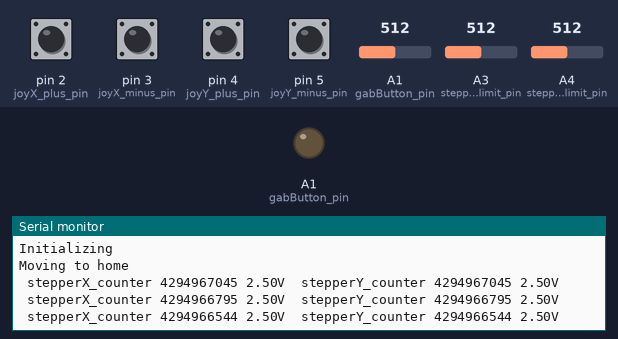
Recording of a program running on a simulated Arduino Nano, built with avr-gcc and run on an emulated ATmega328P. On the bench: output pins drawn as LEDs (lit = HIGH), the last lines printed to the serial monitor. The test bench sets the inputs (shaded band); at power-on: pin 2 (joyX_plus_pin), pin 3 (joyX_minus_pin), pin 4 (joyY_plus_pin), pin 5 (joyY_minus_pin) HIGH, A4 (stepperY_limit_pin) = 512, A3 (stepperX_limit_pin) = 512, A1 (gabButton_pin) = 512. Pins used as bus, display or sensor lines are not drawn.

Above: at 5.9 s.
6.0 s: A4 (stepperY_limit_pin) set to 907
At 6.1 s:
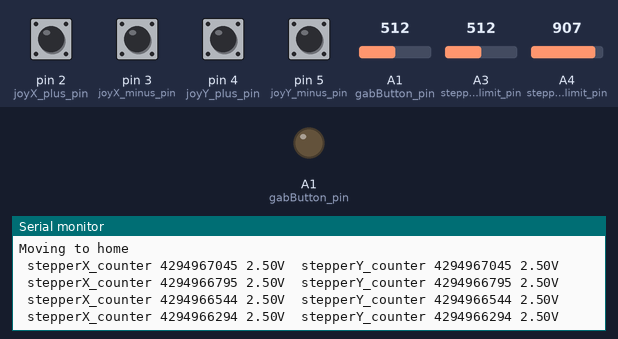
7.5 s: A4 (stepperY_limit_pin) set to 930
At 7.6 s:
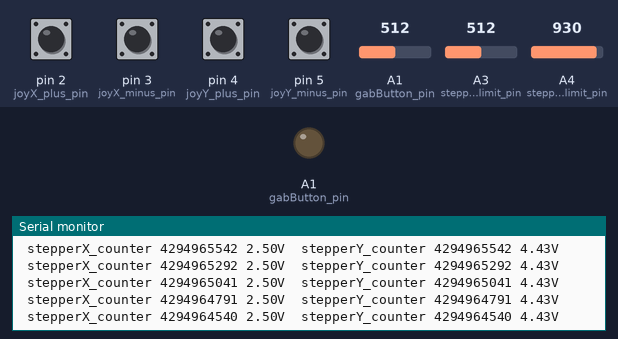
9.0 s: A3 (stepperX_limit_pin) set to 911
At 9.0 s:
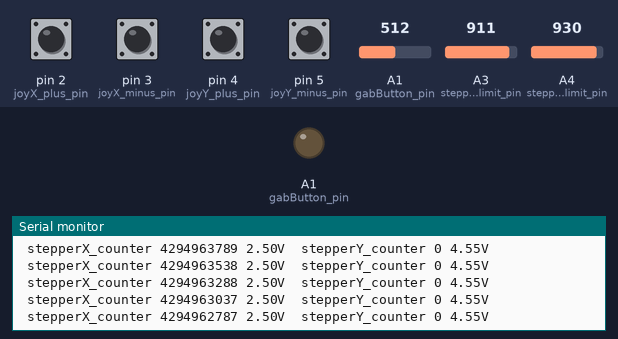
10.5 s: A3 (stepperX_limit_pin) set to 932
At 11.9 s:
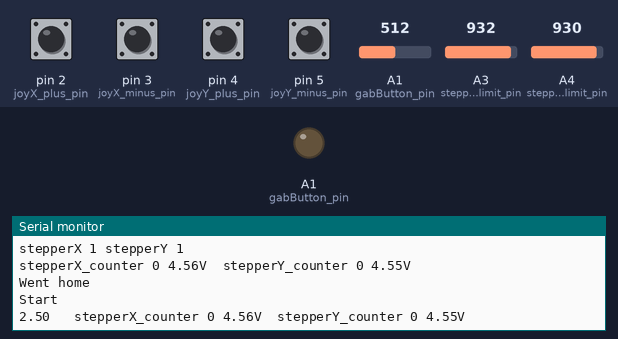
Timing chart, 0 to 13.0 s (numbered marks = the images above; inputs shaded):
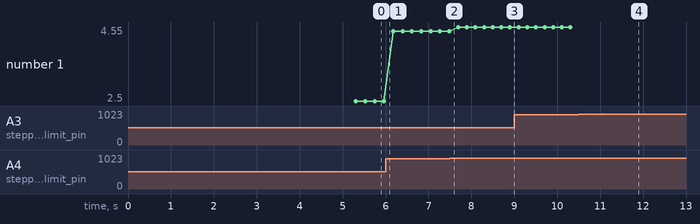

The program:

main.cpp
```cpp
#include <Arduino.h>
#include <axisstepper.h>
#include <grippermachine.h>

const bool print_output = true;
int output_counter = 0;

const int joyX_minus_pin = 3;
const int joyX_plus_pin = 2;
const int joyY_minus_pin = 5;
const int joyY_plus_pin = 4;

const int stepperX_limit_pin = A3;
const long stepperX_counter_max = 2300;
const int stepperX_pulse_pin = 9; //8;
const int stepperX_dir_pin = 10; //7;
const unsigned long stepperX_speed = 200;

const int stepperY_limit_pin = A4;
const long stepperY_counter_max = 4200;
const int stepperY_pulse_pin = 8;
const int stepperY_dir_pin = 7;
const unsigned long stepperY_speed = 200;

const int gabButton_pin = A1;
const int stepperGripper_pulse_pin = 12;
const int stepperGripper_dir_pin = 11;
const unsigned long stepperGripper_speed = 50;
const int gripperClose_pin = A2;


axisStepper stepperX;
axisStepper stepperY;
gripperMachine grippermachine(stepperX, stepperY);

void setup()
{
  Serial.begin(9600);
  Serial.println("Initializing");

  // Joystick
  pinMode(joyX_minus_pin, INPUT_PULLUP);
  pinMode(joyX_plus_pin, INPUT_PULLUP);
  pinMode(joyY_minus_pin, INPUT_PULLUP);
  pinMode(joyY_plus_pin, INPUT_PULLUP);

  pinMode(gabButton_pin, OUTPUT);

  // Steppers
  stepperX.init("stepperX", stepperX_pulse_pin, stepperX_dir_pin, stepperX_limit_pin, stepperX_counter_max, stepperX_speed, LOW);
  stepperY.init("stepperY", stepperY_pulse_pin, stepperY_dir_pin, stepperY_limit_pin, stepperY_counter_max, stepperY_speed, LOW);

  // Go Home
  grippermachine.init(stepperGripper_pulse_pin, stepperGripper_dir_pin, stepperGripper_speed, gripperClose_pin);
  grippermachine.liftGrabber();
  grippermachine.goHome();

  stepperX.resetSteps();
  stepperY.resetSteps();

  Serial.println("Start");
}

void loop()
{
  if (digitalRead(joyX_plus_pin) == LOW)
  {
    stepperX.move(1);
  }
  if (digitalRead(joyX_minus_pin) == LOW)
  {
    stepperX.move(-1);
  }
  if (digitalRead(joyY_plus_pin) == LOW)
  {
    stepperY.move(1);
  }
  if (digitalRead(joyY_minus_pin) == LOW)
  {
    stepperY.move(-1);
  }

  int sensorValue = analogRead(gabButton_pin);
  float voltage = sensorValue * (5.0 / 1023.0);
  if (voltage > 4) {
    grippermachine.grabItem();
  }

  if (print_output && output_counter > 5000)
  {
    Serial.print(String(voltage) + "  ");
    Serial.print(" stepperX_counter " + String(stepperX.steps()) + " " + String(stepperX.get_voltage()) + "V  ");
    Serial.print("stepperY_counter " + String(stepperY.steps()) + " " + String(stepperY.get_voltage()) + "V  ");
    Serial.println("");
    output_counter = 0;
  }
  output_counter ++;
}
```

axisstepper.h
```cpp
#include <Arduino.h>

#ifndef AXISSTEPPER_H // include guard
#define AXISSTEPPER_H

#include <steppermotor.h>

class axisStepper{
  stepperMotor stepper;

  String name;
  int limit_pin;
  unsigned long maximum;

  bool checkForAtHome(void) {
    if (get_voltage() > 4.5) {
      stepper.resetSteps();
      return true;
    }
    else {
      return false;
    }
  }

public:
  void init(String _name, int _pulsePin, int _dirPin, int _limitPin, unsigned long _maximum, unsigned long _delayTime, bool _direction){
    name = _name;
    limit_pin = _limitPin;
    maximum = _maximum;
    pinMode(_limitPin, INPUT);
    stepper.init(_pulsePin, _dirPin, _delayTime, _direction);
    stepper.start();
    stepper.resetSteps();
  }

  int get_limit_pin(void){
    return limit_pin;
  }

  unsigned long steps(void){
    return stepper.steps();
  }

  float get_voltage(void){
    int sensorValue = analogRead(limit_pin);
    return sensorValue * (5.0 / 1023.0);
  }

  void resetSteps(void) {
    stepper.resetSteps();
  }

  void goHome(void) {
    bool at_home = checkForAtHome();
    if (!at_home) {
      stepper.changeDirection(LOW);
      stepper.control();
    }
  }

  bool atHome(void) {
    return checkForAtHome();
  }

  void move(int _direction){
    bool at_home = checkForAtHome();
    int action = 0;
    if (_direction == 1 && stepper.steps() < maximum)
    {
      action = 1;
    }
    if (_direction == -1 && !at_home)
    {
      action = -1;
    }

    if (action == -1)
    {
      stepper.changeDirection(LOW);
      stepper.control();
    }
    else if (action == 1)
    {
      stepper.changeDirection(HIGH);
      stepper.control();
    }
  }
};

#endif // AXISSTEPPER_H
```

grippermachine.h
```cpp
#include <Arduino.h>

#ifndef GRIPPERMACHINE_H // include guard
#define GRIPPERMACHINE_H

#include <axisstepper.h>
#include <steppermotor.h>

class gripperMachine {
  axisStepper& stepperX;
  axisStepper& stepperY;
  stepperMotor stepperGripper;
  int gripperClose_pin;
  bool grab_item_running;
  const bool print_output = true;
  const long lift_distance = 44000;

public:
  // Constructor with member initialization list

  gripperMachine(axisStepper& _stepperX, axisStepper& _stepperY) : stepperX(_stepperX), stepperY(_stepperY) {}

  void init(int _stepperGripper_pulse_pin, int _stepperGripper_dir_pin, unsigned long  _stepperGripper_speed, int _gripperClose_pin) {
    stepperGripper.init(_stepperGripper_pulse_pin, _stepperGripper_dir_pin, _stepperGripper_speed, LOW);
    stepperGripper.start();
    stepperGripper.resetSteps();
    gripperClose_pin = _gripperClose_pin;
    pinMode(gripperClose_pin, INPUT);
    do {
        stepperGripper.changeDirection(LOW);
        stepperGripper.control();
    } while (stepperGripper.steps() < lift_distance);
    stepperGripper.resetSteps();
  }

  void grabAndHold() {
    // lowers gripper, closes gripper, and lifts gripper
    do {
        stepperGripper.changeDirection(HIGH);
        stepperGripper.control();
    } while (stepperGripper.steps() < lift_distance);
    delay(500);
    digitalWrite(gripperClose_pin, HIGH);
    liftGrabber();
    goHome();
    delay(1000);
    release();
  }

  void liftGrabber() {
    stepperGripper.setSteps(lift_distance);
    do {
        stepperGripper.changeDirection(LOW);
        stepperGripper.control();
    } while (stepperGripper.steps() > 0);
  }

  void goHome() {
    // brings gripper home
    Serial.println("Moving to home");
    int output_counter = 0;
    do
    {
        stepperX.goHome();
        stepperY.goHome();
        if (print_output && output_counter > 500)
        {
          Serial.print(" stepperX_counter " + String(stepperX.steps()) + " " + String(stepperX.get_voltage()) + "V  ");
          Serial.print("stepperY_counter " + String(stepperY.steps()) + " " + String(stepperY.get_voltage()) + "V  ");
          Serial.println("");
          output_counter = 0;
        }
        output_counter ++;
    } while (!stepperX.atHome() || !stepperY.atHome());
    Serial.println("stepperX " + String(stepperX.atHome() ) + " stepperY " + String(stepperY.atHome()));
    Serial.print("stepperX_counter " + String(stepperX.steps()) + " " + String(stepperX.get_voltage()) + "V  ");
    Serial.print("stepperY_counter " + String(stepperY.steps()) + " " + String(stepperY.get_voltage()) + "V  ");

    Serial.println("");

    Serial.println("Went home");
  }

  void release() {
    // opens gripper
    digitalWrite(gripperClose_pin, LOW);
  }

  void grabItem() {
    if (!grab_item_running) {
      grab_item_running = true;
      grabAndHold();
      goHome();
      delay(1000);
      release();
      grab_item_running = false;
    }
  }
};

#endif // GRIPPERMACHINE_H
```

steppermotor.h
```cpp
// https://www.tommycoolman.com/2021/07/31/control-two-independent-stepper-motors-with-an-arduino/


#ifndef STEPPERMOTOR_H // include guard
#define STEPPERMOTOR_H

#include <Arduino.h>


class stepperMotor{
  public:

  void stop(void){
    enable = 0;
  }

  void start(void){
    enable = 1;
 }


  void setSteps(unsigned long steps){
    stepCount = steps;
  }

  void resetSteps(void){
    stepCount = 0;
  }

  void init(int _pulsePin, int _dirPin, unsigned long _delayTime, bool _direction){
    pulsePin       = _pulsePin;
    dirPin         = _dirPin;
    delayTime      = _delayTime;
    direction      = _direction;
    step_increment = _direction == true ? 1 : -1;
    togglePulse   = LOW;
    enable        = 0;

    pinMode(pulsePin, OUTPUT);
    pinMode(dirPin, OUTPUT);
  }

  void control(void){
    currentTime = micros();
    digitalWrite(dirPin, direction);
    if(enable == 1){
      if( (currentTime - deltaTime) > delayTime ){
        pulseCount++;

        // Each HIGH or LOW is a "pulse"
        // But each step of the motor requires two "pulses"
        if(pulseCount % 2 == 0){
          stepCount += step_increment;
          if (stepCount < 0) {
            stepCount = 0;
          }
        }

        togglePulse = togglePulse == LOW ? HIGH : LOW;
        digitalWrite(pulsePin, togglePulse);
        deltaTime = currentTime;
      }
    }
  }

  void changeDirection(bool _direction){
    direction = _direction;
    step_increment = _direction == true ? 1 : -1;
  }

  unsigned long steps(void){
    return stepCount;
  }

  void changeSpeed(unsigned long _speed){
    delayTime = _speed;
  }

  private:
  unsigned long delayTime, deltaTime, currentTime;
  unsigned long pulseCount = 0;
  unsigned long stepCount = 0;
  int step_increment = 1;
  int pulsePin, dirPin;
  bool direction, togglePulse, enable;
};

#endif /* STEPPERMOTOR_H */
```

Measured:
- the behaviour switches between 920 and 921 on A3 (stepperX_limit_pin) (found by bisection; images 3 and 4)
- after the input at 10.5 s, the serial monitor: prints a new line at once (image 4)
- plotted number 1: 2.5 → 4.43 after the input at 6.0 s, 4.43 → 4.55 after the input at 7.5 s
